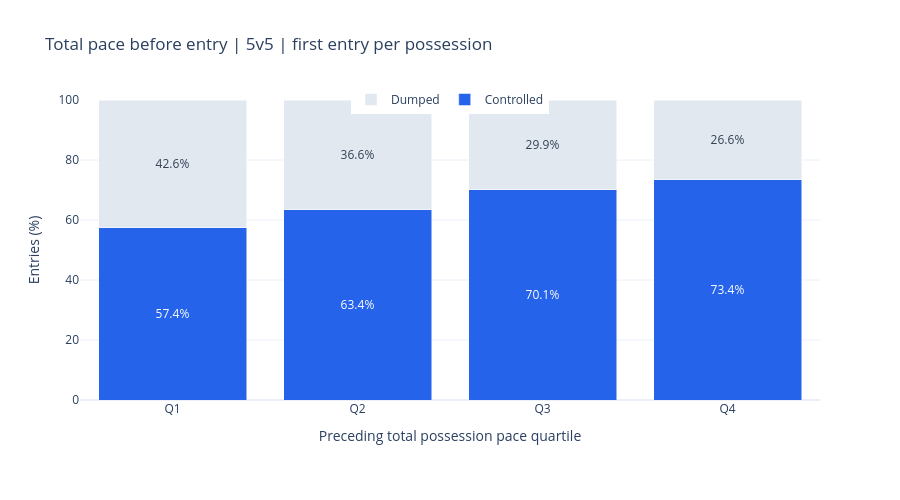

This figure's notebook cell:
### Markdown cell above
## 8.5. Display entry outcomes

Q1 is slowest and Q4 fastest. Each stacked bar shows Controlled and Dumped shares totaling 100%. Hover shows counts and pace boundaries; empty groups stay blank.

### Code cell
def entry_type_figure(summary, boundaries):
    outcomes = [
        ("controlled_entry_pct", "Controlled", "#2563eb", "white"),
        ("dumped_entry_pct", "Dumped", "#e2e8f0", "#334155"),
    ]
    figure = go.Figure()
    bars = summary.set_index("quartile").reindex(range(1, len(boundaries) + 1))
    customdata = bars[
        [
            "entries",
            "controlled_entries",
            "dumped_entries",
            "games",
            "lower_pace_ft_s",
            "upper_pace_ft_s",
            "median_pace_ft_s",
        ]
    ].to_numpy()
    for metric, label, color, text_color in outcomes:
        figure.add_trace(
            go.Bar(
                x=[f"Q{q}" for q in bars.index],
                y=bars[metric],
                name=label,
                marker_color=color,
                insidetextfont=dict(color=text_color),
                text=[
                    f"{value:.1f}%" if pd.notna(value) else "" for value in bars[metric]
                ],
                textposition="inside",
                insidetextanchor="middle",
                customdata=customdata,
                hovertemplate=(
                    f"%{{x}}<br>{label}: %{{y:.1f}}%"
                    "<br>Entries: %{customdata[0]:.0f}"
                    "<br>Controlled entries: %{customdata[1]:.0f}"
                    "<br>Dumped entries: %{customdata[2]:.0f}"
                    "<br>Games: %{customdata[3]:.0f}"
                    "<br>Pace range: %{customdata[4]:.2f} to %{customdata[5]:.2f} ft/s"
                    "<br>Median pace: %{customdata[6]:.1f} ft/s<extra></extra>"
                ),
            ),
        )
    if summary.empty:
        note = "No data: no measurable pace with assigned bands."
    elif len(boundaries) < 4:
        note = f"Only {len(boundaries)} bands: ties prevent four quartiles."
    else:
        note = None
    if note:
        figure.add_annotation(
            text=note, x=0.5, y=-0.30, xref="paper", yref="paper", showarrow=False
        )
    figure.update_layout(
        title="Total pace before entry | 5v5 | first entry per possession",
        template="plotly_white",
        barmode="stack",
        legend=dict(orientation="h", x=0.5, xanchor="center", y=1.05),
        height=500,
        margin=dict(t=100, b=100),
    )
    figure.update_xaxes(
        title_text="Preceding total possession pace quartile",
        categoryorder="array",
        categoryarray=["Q1", "Q2", "Q3", "Q4"],
    )
    figure.update_yaxes(range=[0, 100], title_text="Entries (%)")
    return figure


entry_comparison_figure = entry_type_figure(entry_type_summary, quartile_boundaries)
entry_comparison_figure.show()

### Figure 1 — Plotly figure (JSON) as saved in the notebook; plotly's stock layout.template omitted (floating-point values rounded to 4 significant figures)
{"data": [{"customdata": [[885, 508, 377, 34, 0, 15.96, 12.75], [885, 561, 324, 34, 15.96, 20.52, 18.53], [884, 620, 264, 34, 20.52, 25.35, 22.54], [885, 650, 235, 34, 25.35, 198.4, 29.49]], "hovertemplate": "%{x}<br>Controlled: %{y:.1f}%<br>Entries: %{customdata[0]:.0f}<br>Controlled entries: %{customdata[1]:.0f}<br>Dumped entries: %{customdata[2]:.0f}<br>Games: %{customdata[3]:.0f}<br>Pace range: %{customdata[4]:.2f} to %{customdata[5]:.2f} ft/s<br>Median pace: %{customdata[6]:.1f} ft/s<extra></extra>", "insidetextanchor": "middle", "insidetextfont": {"color": "white"}, "marker": {"color": "#2563eb"}, "name": "Controlled", "text": ["57.4%", "63.4%", "70.1%", "73.4%"], "textposition": "inside", "type": "bar", "x": ["Q1", "Q2", "Q3", "Q4"], "y": [57.4, 63.39, 70.14, 73.45]}, {"customdata": [[885, 508, 377, 34, 0, 15.96, 12.75], [885, 561, 324, 34, 15.96, 20.52, 18.53], [884, 620, 264, 34, 20.52, 25.35, 22.54], [885, 650, 235, 34, 25.35, 198.4, 29.49]], "hovertemplate": "%{x}<br>Dumped: %{y:.1f}%<br>Entries: %{customdata[0]:.0f}<br>Controlled entries: %{customdata[1]:.0f}<br>Dumped entries: %{customdata[2]:.0f}<br>Games: %{customdata[3]:.0f}<br>Pace range: %{customdata[4]:.2f} to %{customdata[5]:.2f} ft/s<br>Median pace: %{customdata[6]:.1f} ft/s<extra></extra>", "insidetextanchor": "middle", "insidetextfont": {"color": "#334155"}, "marker": {"color": "#e2e8f0"}, "name": "Dumped", "text": ["42.6%", "36.6%", "29.9%", "26.6%"], "textposition": "inside", "type": "bar", "x": ["Q1", "Q2", "Q3", "Q4"], "y": [42.6, 36.61, 29.86, 26.55]}], "layout": {"barmode": "stack", "height": 500, "legend": {"orientation": "h", "x": 0.5, "xanchor": "center", "y": 1.05}, "margin": {"b": 100, "t": 100}, "title": {"text": "Total pace before entry | 5v5 | first entry per possession"}, "xaxis": {"categoryarray": ["Q1", "Q2", "Q3", "Q4"], "categoryorder": "array", "title": {"text": "Preceding total possession pace quartile"}}, "yaxis": {"range": [0, 100], "title": {"text": "Entries (%)"}}}}
